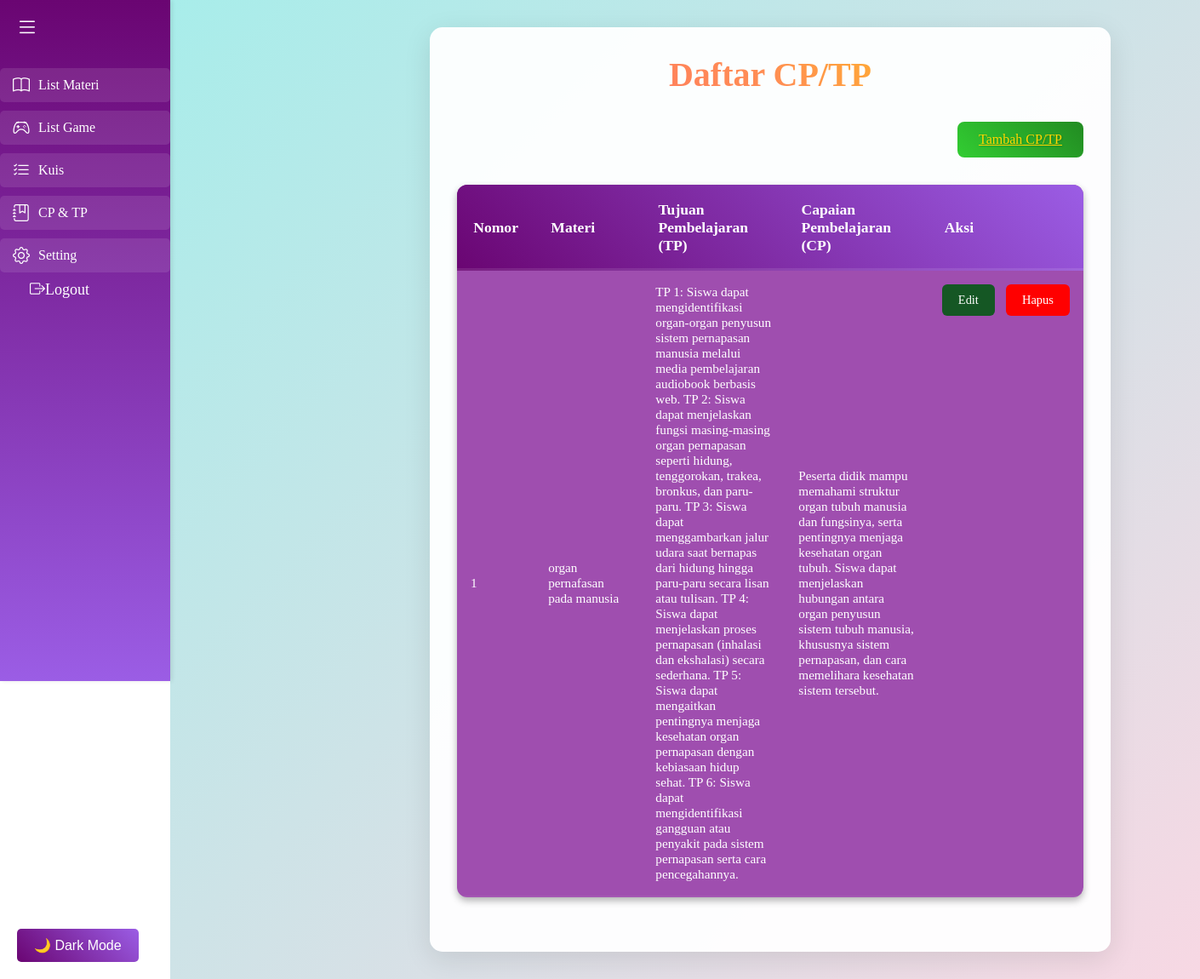
The app's page /admin/seting/list_cp_tp.php (signed in) with its own data.
### tables this page shows
CREATE TABLE `pembelajaran` (
  `id_pembelajaran` int(11) NOT NULL,
  `id_materi` int(11) NOT NULL,
  `poin_tujuan` text NOT NULL,
  `poin_capaian` text NOT NULL
);

CREATE TABLE `materi` (
  `id_materi` int(11) NOT NULL,
  `judul_materi` varchar(255) NOT NULL,
  `deskripsi` text DEFAULT NULL,
  `id_guru` int(11) DEFAULT NULL,
  `tanggal_upload` datetime DEFAULT current_timestamp(),
  `status` enum('draft','published','archived') DEFAULT 'draft',
  `gambar` longblob DEFAULT NULL,
  `link_materi` varchar(255) DEFAULT NULL
);

### admin/seting/list_cp_tp.php (the view, shortened to what this page needs)
<?php
require '../../includes/db.php';
$sql_pembelajaran = "SELECT pembelajaran.*, materi.judul_materi
                     FROM pembelajaran
                     LEFT JOIN materi ON pembelajaran.id_materi = materi.id_materi";
$stmt_pembelajaran = $pdo->query($sql_pembelajaran);
$pembelajaran = $stmt_pembelajaran->fetchAll(PDO::FETCH_ASSOC);
?>
<?php include_once('../components/header.php'); ?>
<?php include_once('../components/nav.php'); ?>
<main class="content">
    <div class="content-container">
        <h1 class="content-title">Daftar CP/TP</h1>
        <div class="form-actions">
            <a href="cp_tp.php" class="form-button form-button-submit">Tambah CP/TP</a>
        </div>
        <table class="data-table">
            <thead>
                <tr class="table-header-row">
                    <th class="table-header">Nomor</th>
                    <th class="table-header">Materi</th>
                    <th class="table-header">Tujuan Pembelajaran (TP)</th>
                    <th class="table-header">Capaian Pembelajaran (CP)</th>
                    <th class="table-header">Aksi</th>
                </tr>
            </thead>
            <tbody>
                <?php
                $nomor = 1;
                foreach ($pembelajaran as $p): ?>
                    <tr class="table-row">
                        <td class="table-data"><?php echo $nomor++; ?></td>
                        <td class="table-data"><?php echo htmlspecialchars($p['judul_materi'] ?? 'Tidak Terkait'); ?></td>
                        <td class="table-data"><?php echo htmlspecialchars($p['poin_tujuan']); ?></td>
                        <td class="table-data"><?php echo htmlspecialchars($p['poin_capaian']); ?></td>
                        <td class="table-data table-actions">
                            <a href="edit_cp_tp.php?id=<?php echo $p['id_pembelajaran']; ?>" class="btn btn-edit">Edit</a>
                            <a href="hapus_cp_tp.php?id=<?php echo $p['id_pembelajaran']; ?>" class="btn btn-hapus" onclick="return confirm('Apakah Anda yakin?')">Hapus</a>
                        </td>
                    </tr>
                <?php endforeach; ?>
            </tbody>
        </table>
    </div>
</main>
<?php include_once('../components/footer.php'); ?>

### assets/css/admin.css (style rules this page uses)
:root { --sidebar-bg: #6A0572; --sidebar-text: #ffffff; --sidebar-hover: #9B5DE5; --content-bg: #F15BB5; --content-text: #ffffff; --card-bg: #9f4eaf; --primary: #155724; --secondery: #f13b2a; --card-shadow: 0 4px 8px rgba(0, 0, 0, 0.3); }
* { padding: 0; margin: 0; box-sizing: border-box; }
.content { margin-left: 200px; padding: 20px; width: 100%; background-color: var(--content-bg); color: var(--content-text); min-height: 100vh; }
.content-title { font-size: 1.5rem; margin-bottom: 1.25rem; color: var(--content-text); text-align: center; }
.form-actions { display: flex; gap: 0.625rem; margin-top: 1.25rem; }
.form-button { padding: 0.625rem 1.25rem; border: none; border-radius: 0.25rem; font-size: 1rem; cursor: pointer; transition: background-color 0.3s ease; }
.form-button-submit { background-color: var(--primary); color: var(--sidebar-text); }
.content-container { padding: 1.25rem; max-width: auto; }
.btn { padding: 0.625rem 1.25rem; border: none; border-radius: 0.25rem; font-size: 1rem; cursor: pointer; transition: background-color 0.3s ease; text-align: center; text-decoration: none; display: inline-block; }
@media (min-width: 64.0625rem) { .content-title { font-size: 1.5rem; } }
@media (min-width: 64.0625rem) { .form-actions { gap: 1rem; } }
@media (min-width: 64.0625rem) { .form-button { padding: 0.75rem 1.5rem; font-size: 1rem; } }
.content { background: linear-gradient(135deg, #a8edea 0%, #fed6e3 100%); min-height: 100vh; padding: 2rem; }
.content-container { max-width: 800px; margin: 0 auto; background: rgba(255, 255, 255, 0.95); padding: 2rem; border-radius: 15px; box-shadow: 0 8px 32px rgba(0, 0, 0, 0.1); }
.content-title { color: #2c3e50; font-size: 2.5rem; text-align: center; margin-bottom: 2rem; position: relative; animation: float 3s ease-in-out infinite; }
.form-actions { display: flex; gap: 1rem; margin-top: 2rem; justify-content: flex-end; }
.form-button { padding: 12px 25px; border: none; border-radius: 8px; font-size: 1rem; cursor: pointer; transition: all 0.3s ease; display: inline-flex; align-items: center; gap: 8px; }
.form-button-submit { background: linear-gradient(45deg, #2ecc71, #27ae60); color: white; }
.content-title { background: linear-gradient(45deg, #FF6B6B, #FF8E53, #FFD700); -webkit-background-clip: text; background-clip: text; color: transparent; animation: rainbow 5s ease infinite; }
.form-button-submit { background: linear-gradient(45deg, #32CD32, #228B22); color: #FFD700 !important; text-shadow: 1px 1px 2px rgba(0,0,0,0.2); }
.data-table { width: 100%; border-collapse: collapse; margin: 2rem 0; background: var(--card-bg); border-radius: 12px; overflow: hidden; box-shadow: var(--card-shadow); animation: tableEntrance 0.5s ease-in-out; }
.table-header-row { background: linear-gradient(45deg, var(--sidebar-bg), var(--sidebar-hover)); }
.table-header { padding: 1.2rem; color: var(--sidebar-text); font-size: 1.1rem; text-align: left; position: relative; }
.table-header::after { content: ""; position: absolute; bottom: 0; left: 0; width: 100%; height: 3px; background: rgba(255,255,255,0.1); }
.table-row { transition: all 0.3s ease; border-bottom: 2px solid rgba(255,255,255,0.05); }
.table-data { padding: 1rem; color: var(--content-text); font-size: 0.95rem; max-width: 250px; }
.table-actions { display: flex; gap: 0.8rem; }
.btn { padding: 0.6rem 1.2rem; border: none; border-radius: 6px; font-size: 0.9rem; cursor: pointer; transition: all 0.3s ease; text-decoration: none; display: inline-flex; align-items: center; gap: 0.5rem; }
.btn-edit { background: var(--primary); color: white; }
.btn-hapus { background-color: red; color: white; }

### records on screen
pembelajaran: id_materi.judul_materi "organ pernafasan pada manusia", poin_tujuan "TP 1: Siswa dapat mengidentifikasi organ-organ penyusun sistem pernapasan manusia melalui media pembelajaran audiobook berbasis web. TP 2: Siswa dapat menjelaskan fungsi masing-masing organ pernapasan seperti hidung, tenggorokan, trakea, bronkus, dan paru-paru. TP 3: Siswa dapat menggambarkan jalur udara saat bernapas dari hidung hingga paru-paru secara lisan atau tulisan. TP 4: Siswa dapat menjelaskan proses pernapasan (inhalasi dan ekshalasi) secara sederhana. TP 5: Siswa dapat mengaitkan pentingnya menjaga kesehatan organ pernapasan dengan kebiasaan hidup sehat. TP 6: Siswa dapat mengidentifikasi gangguan atau penyakit pada sistem pernapasan serta cara pencegahannya.", poin_capaian "Peserta didik mampu memahami struktur organ tubuh manusia dan fungsinya, serta pentingnya menjaga kesehatan organ tubuh. Siswa dapat menjelaskan hubungan antara organ penyusun sistem tubuh manusia, khususnya sistem pernapasan, dan cara memelihara kesehatan sistem tersebut."
